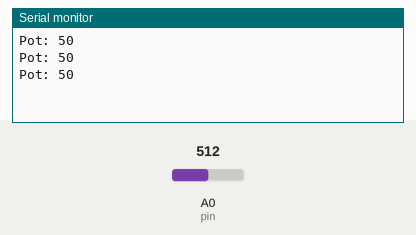
This sketch was run on a simulated ESP8266 (NodeMCU). On the bench: the last lines printed to the serial monitor. The inputs (shaded band) are chosen by the test bench; at power-on: A0 (pin) = 512. WiFi joins after 1.5 s; servers stay silent unless stated.

Above: at 1.4 s.
1.5 s: A0 (pin) set to 716
At 2.3 s:
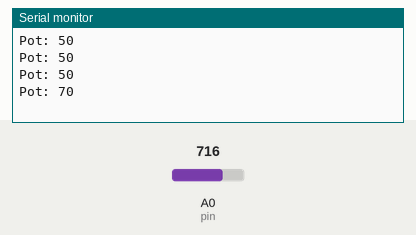
3.0 s: A0 (pin) set to 900
At 3.5 s:
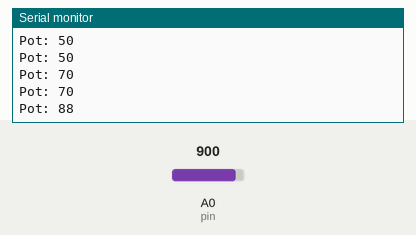
Timing chart, 0 to 6.0 s (numbered marks = the images above; inputs shaded):
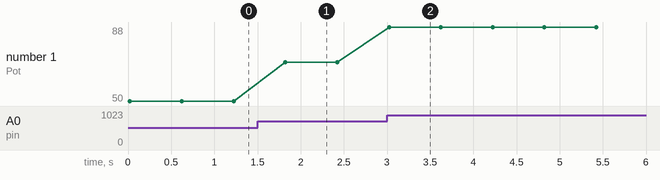

The sketch:

nodeMCU_thingSpeak.ino
```cpp
#include <ThingSpeak.h>
#include <ESP8266WiFi.h>
#include <WiFiClient.h>

const char* ssid="";
const char* password="";

int val;
int pin=A0;

WiFiClient client;

unsigned long myChannelNum=2605151;
const char* myWriteAPIKey="O4P1Q5J3C9UYM8UX";
void setup() {
  Serial.begin(9600);
  delay(20);
  WiFi.begin(ssid,password);
  ThingSpeak.begin(client);

}

void loop() {
  val=analogRead(pin);
  val=map(val,0,1023,0,100);
  Serial.print("Pot: ");
  Serial.println(val);
  delay(100);
  ThingSpeak.writeField(myChannelNum,1,val,myWriteAPIKey);
  delay(200);

}
```

Measured:
- after the input at 1.5 s, the serial monitor: prints a new line after 0.32 s (image 1)
- after the input at 3.0 s, the serial monitor: prints a new line at once (image 2)
- plotted number 1: 50 → 70 after the input at 1.5 s, 70 → 88 after the input at 3.0 s
